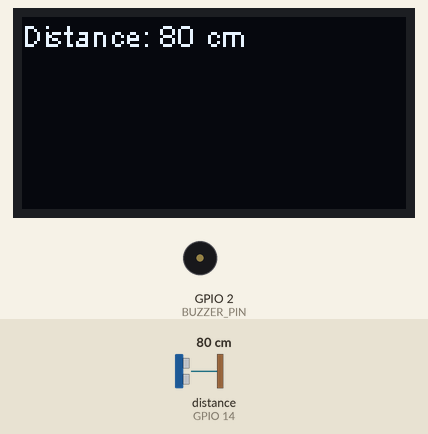
The sketch below on a simulated ESP8266 (NodeMCU). Shown: 128×64 one-colour display, buzzer (waves = sounding, pin HIGH). Wiring (inferred from the names in the program): ultrasonic range finder: trigger GPIO 12; echo GPIO 14. Inputs (shaded band) come from the test bench; at power-on: distance to the obstacle (sensor on GPIO 14) 80 cm. The echo pulse lasts 58.3 µs per cm; pins used as bus, display or sensor lines are not drawn.

Above: at 1.2 s.
1.3 s: distance to the obstacle (sensor on GPIO 14) set to 11 cm
At 1.8 s:
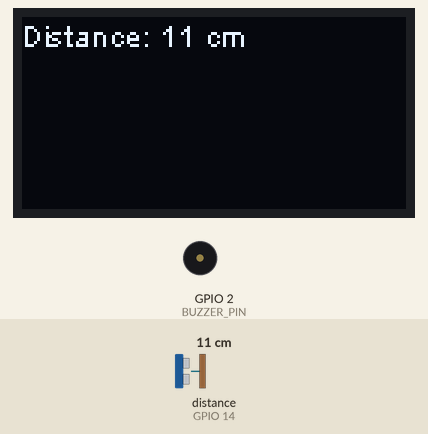
2.8 s: distance to the obstacle (sensor on GPIO 14) set to 8 cm
At 4.0 s:
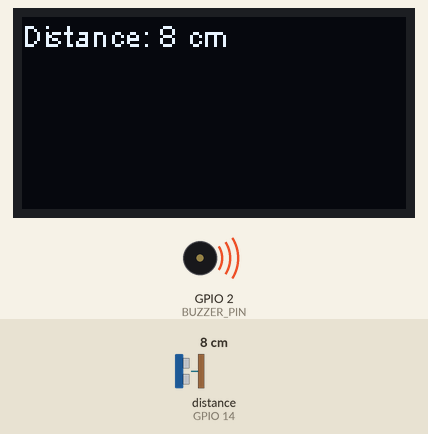
4.3 s: distance to the obstacle (sensor on GPIO 14) set to 2 cm
Timing chart, 0 to 7.3 s (numbered marks = the images above; inputs shaded):
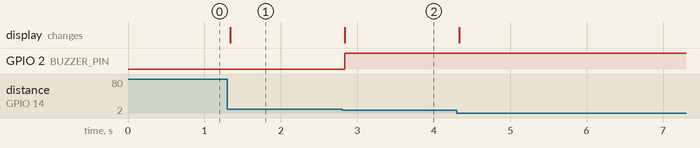

The sketch:

code.ino
```cpp
#include <Wire.h>
#include "SSD1306Wire.h"
#include <SPI.h>
#define BUZZER_PIN 2 //D4 PIN
#define ECHO_PIN 14 //D5 PIN
#define TRIGGER_PIN 12 //D6 PIN
#define SDA_PIN 4 //D1 PIN
#define SCL_PIN 5 //D2 PIN
#define DISTANCE_THRESHOLD 10

// OLED display and I2C address
SSD1306Wire display(0x3c,SCL_PIN , SDA_PIN);

void setup() {
  // Initialize OLED display
  display.init();
  display.flipScreenVertically();
  display.setFont(ArialMT_Plain_10);
  display.setTextAlignment(TEXT_ALIGN_LEFT);

  // Initialize ultrasonic sensor pins
  pinMode(TRIGGER_PIN, OUTPUT);
  pinMode(ECHO_PIN, INPUT);

  // Initialize buzzer pin
  pinMode(BUZZER_PIN, OUTPUT);
}

void loop() {
  // Send a pulse to the trigger pin
  digitalWrite(TRIGGER_PIN, HIGH);
  delayMicroseconds(10);
  digitalWrite(TRIGGER_PIN, LOW);

  // Measure the duration of the pulse on the echo pin
  long duration = pulseIn(ECHO_PIN, HIGH);

  // Calculate the distance in centimeters using the speed of sound
  int distance = duration / 58.2;

  // Display the distance on the OLED display
  display.clear();
  display.drawString(0, 0, "Distance: " + String(distance) + " cm");
  display.display();

  // If the distance is below the threshold, turn on the buzzer
  if (distance < DISTANCE_THRESHOLD) {
    digitalWrite(BUZZER_PIN, HIGH);
  } else {
    digitalWrite(BUZZER_PIN, LOW);
  }

  // Wait a moment before measuring again
  delay(100);
}
```

Measured:
- the behaviour switches between 10 and 9 cm on distance to the obstacle (sensor on GPIO 14) (found by bisection; images 1 and 2)
- after the input at 1.3 s, the display: changes at once (image 1)
- after the input at 2.8 s, GPIO 2 (BUZZER_PIN): LOW → HIGH at once; the display: changes at once (image 2)
